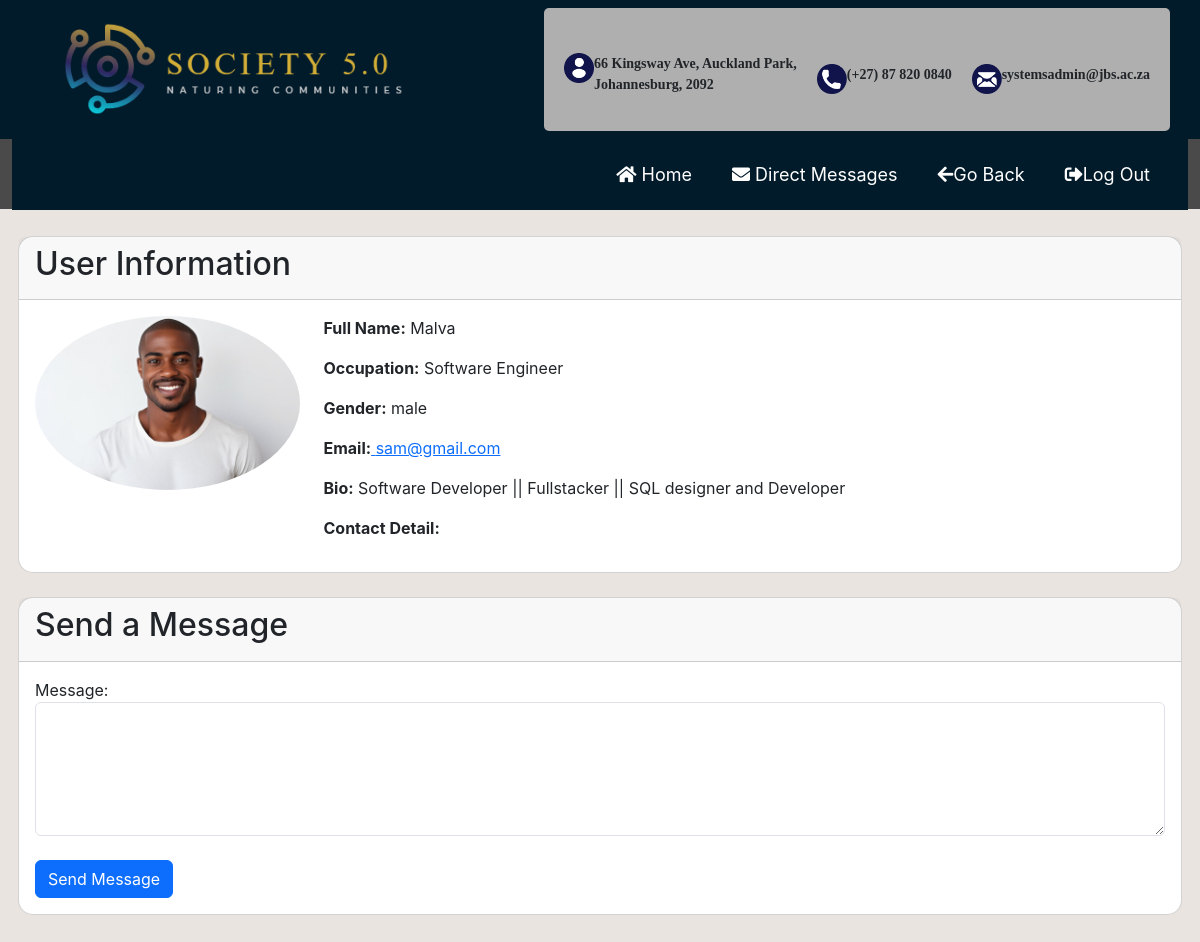
The page /selectedUserProfile/2 on the database its author committed.
### tables this page shows
CREATE TABLE User (
        userId INTEGER PRIMARY KEY,
        first_name TEXT NOT NULL,
        last_name TEXT NOT NULL,
        date_of_birth DATE,
        gender TEXT,
        email TEXT UNIQUE NOT NULL,
        occupation TEXT,
        bio TEXT,
        contact_details TEXT,
        home_address TEXT,
        postal_code TEXT,
        password TEXT NOT NULL,
        images TEXT
    );

### application.py (the view, shortened to what this page needs)
@app.route("/selectedUserProfile/<int:user_id>", methods=["GET", "POST"])
def selectedUserProfile(user_id):
    user = selectAllfromUser_with_Id(user_id)
    sender_id = session.get("user_id")  # Using .get() to avoid KeyError if "user_id" is not in session
    sender_data = selectAllfromUser_with_Id(sender_id)
    reply_to = request.args.get("reply_to")
    return render_template("selectedUserProfile.html",sender_id=sender_id, user=user, sender_data=sender_data)

### user.py (called while the page is built)
def selectAllfromUser_with_Id(id):
    query="""SELECT * from User WHERE userId=?"""
    conn = sqlite3.connect('blog.db')
    cursor = conn.cursor()
    try:
        cursor.execute(query,(id,))
        user = cursor.fetchone()
        if user:
            column=[column[0] for column in cursor.description]
            user_dict=dict(zip(column,user))
            user=user_dict
            return user
    except sqlite3.Error as e:
        print('Error: ',e)
    finally:
        conn.close()

### templates/selectedUserProfile.html (shortened to what this page needs)
{% extends "base.html" %}
{% block buttons %}
  <ul class="navbar-nav ml-auto">
    <li class="nav-item p-2">
        <a
       name=""
       type="buttton"
       class="btn btn-primary"
       href="{{ url_for('home') }}"
      >
       <i class="fas fa-home"></i>
       Home
      </a>
       </li>
       <li class="nav-item p-2">
         <a
         name=""
         type="button"
         class="btn btn-primary"
         href="{{ url_for('loadmessages') }}"
         ><i class="fas fa-envelope directMessages"></i> Direct
         Messages</a
       >
       </li>
    <li class="nav-item p-2">
      <a class="btn btn-primary" href="{{ url_for('post') }}"><i class="fas fa-arrow-left"></i>Go Back</a>
    </li>
    <li class="nav-item p-2">
      <a class="btn btn-primary" href="{{ url_for('logout') }}"><i class="fas fa-sign-out-alt"></i>Log Out</a>
    </li>
  </ul>
{% endblock buttons %}
{%block content%}
<br><br><br><br>
<div class="row mt-5">
    <div class="container content-div specific_user mt-5">
        <div class="col-md-6 card mt-4 content-container">
            <div class="card-header">
                <h2 class="card-title">User Information</h2>
            </div>
            <div class="card-body">
                <div class="container">
                    <div class="row">
                        <div class="col-md-3">
                            {% if not user['images'] %}
                            <img
                              src="../static/images/user.png"
                              class="img-fluid rounded-circle mb-3"
                              alt="User Image"
                            />
                            {% else %}
                            <img
                              src="../{{user.images}}"
                              class="img-fluid rounded-circle mb-3"
                              alt="User Image"
                            />
                            {% endif %}
                        </div>
                        <div class="col-md-6 conatiner">
                            <p><strong>Full Name:</strong> {{ user.first_name }} {{ user.surname }}</p>
                            <p><strong>Occupation:</strong> {{ user.occupation }}</p>
                            <p><strong>Gender:</strong> {{ user.gender }}</p>
                            <p><strong>Email:</strong><a href="mailto:{{ user.email }}"> {{ user.email }}</a></p>
                            <p><strong>Bio:</strong> {{ user.bio }}</p>
                            <p><strong>Contact Detail:</strong> {{ user.contact_detail }}</p>
                        </div>
                    </div>
                </div>
            </div>
        </div>
        <div class="col-md-4 card mt-4 content-container">
            <div class="card-header">
                <h2 class="card-title">Send a Message</h2>
            </div>
            <div class="card-body">
                <div class="container">
                    <div class="row">
                        <form action="/selectedUserProfile/{{ user.userId }}" method="post">
                            <div class="form-group">
                                <label for="message">Message:</label>
                                <textarea class="form-control" id="message" name="message" rows="5" required></textarea>
                            </div>
                            <br>
                            <button type="submit" class="btn btn-primary">{{ 'Reply' if reply_to else 'Send Message' }}</button>
                        </form>
                    </div>
                </div>
            </div>
        </div>
    </div>
</div>
{%endblock%}

### static/css/style.css (style rules this page uses)
body { font-family:'Inter'; padding: 10px; margin: 10px; background-color: #e9e4e0; justify-content: space-evenly; }
.card { margin-top: 15%; border-radius:15px; width:100% ; }
.content-div { overflow: auto; width: 50%; display: flex; flex-wrap: wrap; margin-top: 5%; }
.content-container { box-sizing: border-box; margin: 0 auto; width: 100% ; }
.specific_user { display:flex; justify-content: space-evenly; flex-wrap: wrap; width: 100%; }
.container { margin: 0 auto; justify-content: center; align-items: center; padding: 0; }
.container { padding: 0; }
.directMessages { animation: flash 1s infinite alternate, changeColor 1s infinite; text-decoration: none; }
.navbar-nav { justify-content: space-around; line-height: .025em; }
ul li .btn-primary { background-color: unset; border: unset; font-size: large; }
ul .nav-item { line-height: .05em; }

### rows shown on the page
User: first_name "Malva", occupation "Software Engineer", gender "male", email "sam@gmail.com", bio "Software Developer || Fullstacker || SQL designer and Developer"

### other values the page prints
{{ 'Reply' if reply_to else 'Send Message' }} "Send Message"
